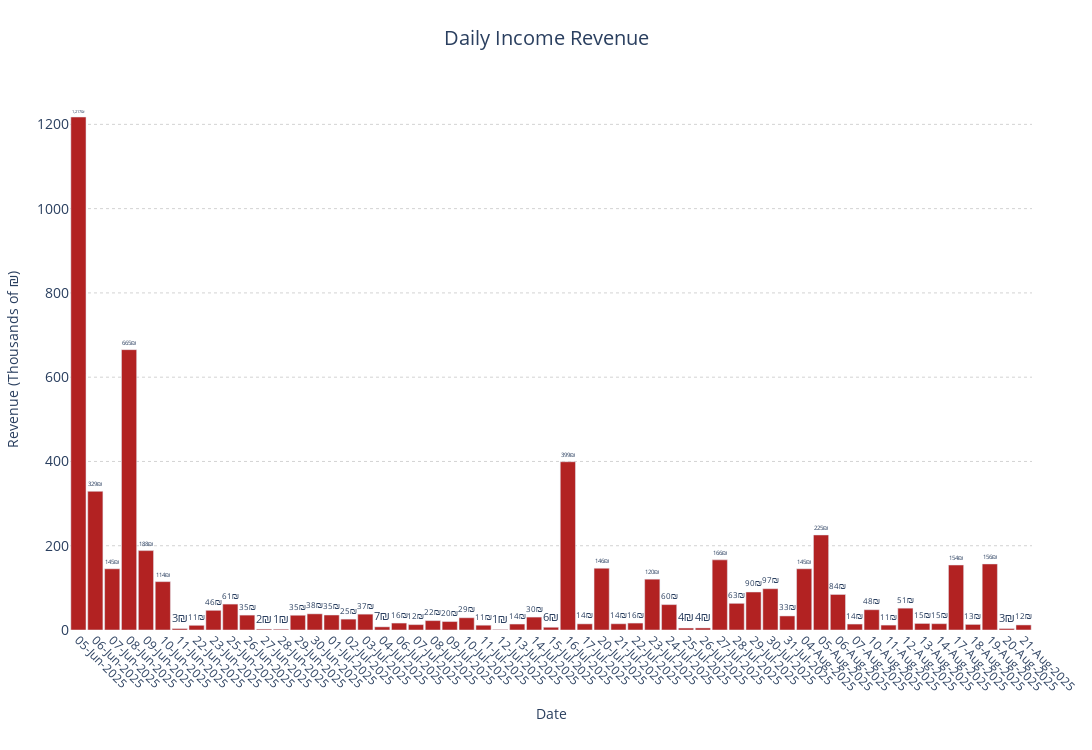

Notebook source saved alongside this figure:
### Code cell
def plot_daily_revenue_readable(df, font_size=12, y_shift=10):
    df = df.copy()

    # Ensure sale_date is datetime if needed
    if not pd.api.types.is_datetime64_any_dtype(df['sale_date']):
        df['sale_date'] = pd.to_datetime(df['sale_date'], errors='coerce')

    # Clean price column
    df = df[pd.to_numeric(df['price'], errors='coerce').notnull()]
    df['price'] = df['price'].astype(float)

    # ✅ Filter out zero-price rows
    df = df[df['price'] > 0]

    # Group by date only
    df['sale_date_only'] = df['sale_date'].dt.date

    daily = (
        df.groupby('sale_date_only')['price']
        .sum()
        .reset_index(name='Total_revenue')
        .sort_values('sale_date_only')
    )

    # Filter from June 5, 2025
    daily = daily[pd.to_datetime(daily['sale_date_only']) >= pd.to_datetime('2025-06-05')]

    # Divide by 1000
    daily['Total_revenue_thousands'] = daily['Total_revenue'] / 1000

    # Extra safeguard
    daily = daily[daily['Total_revenue_thousands'] >= 1].copy()

    # Format labels
    daily['period_label'] = pd.to_datetime(daily['sale_date_only']).dt.strftime('%d-%b-%Y')
    text_annotations = [f"{int(val):,}₪" for val in daily['Total_revenue_thousands']]

    # Plot
    fig = go.Figure()
    fig.add_trace(go.Bar(
        x=daily['period_label'],
        y=daily['Total_revenue_thousands'],
        name='Daily Revenue',
        marker_color='firebrick',
        text=text_annotations,
        textposition='outside',
        textfont=dict(size=font_size)
    ))

    # Layout
    fig.update_layout(
        title=dict(text='Daily Income Revenue', font=dict(size=20), x=0.5),
        xaxis=dict(
            title='Date',
            tickangle=45,
            tickfont=dict(size=12)
        ),

        yaxis=dict(
            title='Revenue (Thousands of ₪)',
            tickfont=dict(size=14),
            gridcolor='lightgrey',
            griddash='dot'
        ),
        bargap=0.1,
        height=750,
        width=1400,
        margin=dict(l=60, r=60, t=90, b=120),
        plot_bgcolor='white',
        paper_bgcolor='white',
        showlegend=False
    )

    fig.show()


# Example call
plot_daily_revenue_readable(perc, font_size=12, y_shift=10)

### Figure 1 — Plotly figure (JSON) as saved in the notebook; plotly's stock layout.template omitted (floating-point values rounded to 4 significant figures)
{"data": [{"marker": {"color": "firebrick"}, "name": "Daily Revenue", "text": ["1,217₪", "329₪", "145₪", "665₪", "188₪", "114₪", "3₪", "11₪", "46₪", "61₪", "35₪", "2₪", "1₪", "35₪", "38₪", "35₪", "25₪", "37₪", "7₪", "16₪", "12₪", "22₪", "20₪", "29₪", "11₪", "1₪", "14₪", "30₪", "6₪", "399₪", "14₪", "146₪", "14₪", "16₪", "120₪", "60₪", "4₪", "4₪", "166₪", "63₪", "90₪", "97₪", "33₪", "145₪", "225₪", "84₪", "14₪", "48₪", "11₪", "51₪", "15₪", "15₪", "154₪", "13₪", "156₪", "3₪", "12₪"], "textfont": {"size": 12}, "textposition": "outside", "type": "bar", "x": ["05-Jun-2025", "06-Jun-2025", "07-Jun-2025", "08-Jun-2025", "09-Jun-2025", "10-Jun-2025", "11-Jun-2025", "22-Jun-2025", "23-Jun-2025", "25-Jun-2025", "26-Jun-2025", "27-Jun-2025", "28-Jun-2025", "29-Jun-2025", "30-Jun-2025", "01-Jul-2025", "02-Jul-2025", "03-Jul-2025", "04-Jul-2025", "06-Jul-2025", "07-Jul-2025", "08-Jul-2025", "09-Jul-2025", "10-Jul-2025", "11-Jul-2025", "12-Jul-2025", "13-Jul-2025", "14-Jul-2025", "15-Jul-2025", "16-Jul-2025", "17-Jul-2025", "20-Jul-2025", "21-Jul-2025", "22-Jul-2025", "23-Jul-2025", "24-Jul-2025", "25-Jul-2025", "26-Jul-2025", "27-Jul-2025", "28-Jul-2025", "29-Jul-2025", "30-Jul-2025", "31-Jul-2025", "04-Aug-2025", "05-Aug-2025", "06-Aug-2025", "07-Aug-2025", "10-Aug-2025", "11-Aug-2025", "12-Aug-2025", "13-Aug-2025", "14-Aug-2025", "17-Aug-2025", "18-Aug-2025", "19-Aug-2025", "20-Aug-2025", "21-Aug-2025"], "y": [1217.0, 329.1, 145.2, 665.3, 188.4, 114.8, 3.36, 11.13, 46.7, 61.48, 35.37, 2.13, 1.89, 35.03, 38.36, 35.58, 25.85, 37.62, 7.5, 16.48, 12.79, 22.28, 20.08, 29.07, 11.38, 1.28, 14.15, 30.66, 6.536, 399.3, 14.57, 146.6, 14.82, 16.45, 120.6, 60.27, 4.66, 4.86, 166.5, 63.3, 90.19, 97.97, 33.37, 145.3, 225.5, 84.35, 14.13, 48.12, 11.68, 51.84, 15.56, 15, 154.2, 13.24, 156.8, 3.49, 12.01]}], "layout": {"bargap": 0.1, "height": 750, "margin": {"b": 120, "l": 60, "r": 60, "t": 90}, "paper_bgcolor": "white", "plot_bgcolor": "white", "showlegend": false, "title": {"font": {"size": 20}, "text": "Daily Income Revenue", "x": 0.5}, "width": 1400, "xaxis": {"tickangle": 45, "tickfont": {"size": 12}, "title": {"text": "Date"}}, "yaxis": {"gridcolor": "lightgrey", "griddash": "dot", "tickfont": {"size": 14}, "title": {"text": "Revenue (Thousands of ₪)"}}}}
